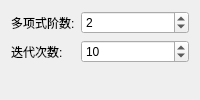
                   <widget class="QWidget" name="chromatographyPolynomialBaselinePage">
                    <layout class="QFormLayout" name="chromatographyPolynomialBaselineLayout">
                     <item row="0" column="0">
                      <widget class="QLabel" name="chromatographyPolynomialBaselineOrderLabel">
                       <property name="text">
                        <string>多项式阶数:</string>
                       </property>
                      </widget>
                     </item>
                     <item row="0" column="1">
                      <widget class="QSpinBox" name="chromatographyPolynomialBaselineOrderSpinBox">
                       <property name="minimum">
                        <number>1</number>
                       </property>
                       <property name="maximum">
                        <number>10</number>
                       </property>
                       <property name="value">
                        <number>2</number>
                       </property>
                      </widget>
                     </item>
                     <item row="1" column="0">
                      <widget class="QLabel" name="chromatographyPolynomialBaselineIterLabel">
                       <property name="text">
                        <string>迭代次数:</string>
                       </property>
                      </widget>
                     </item>
                     <item row="1" column="1">
                      <widget class="QSpinBox" name="chromatographyPolynomialBaselineIterSpinBox">
                       <property name="minimum">
                        <number>1</number>
                       </property>
                       <property name="maximum">
                        <number>100</number>
                       </property>
                       <property name="value">
                        <number>10</number>
                       </property>
                      </widget>
                     </item>
                    </layout>
                   </widget>
